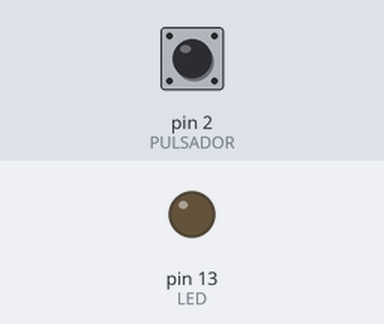
Bench run of a sketch on a simulated Arduino Uno, built with avr-gcc and run on an emulated ATmega328P. Parts: output pins drawn as LEDs (lit = HIGH). The inputs (shaded band) are chosen by the test bench; at power-on: pin 2 (PULSADOR) LOW.

Above: at 1.2 s.
1.3 s: pin 2 (PULSADOR) pulled HIGH for 0.15 s
At 2.4 s:
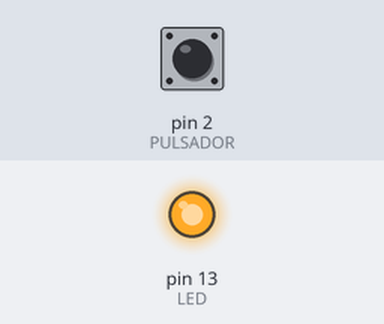
4.4 s: pin 2 (PULSADOR) pulled HIGH for 1 s
At 7.5 s:
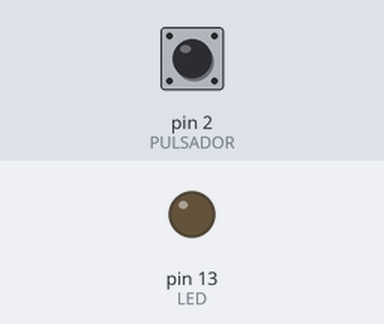
7.9 s: pin 2 (PULSADOR) pulled HIGH for 3.2 s
At 8.6 s:
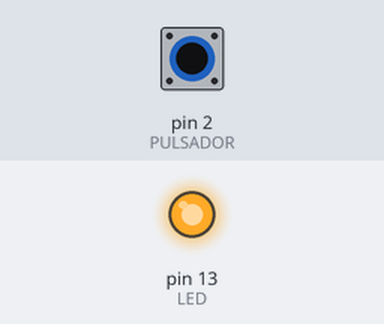
Timing chart, 0 to 11.4 s (numbered marks = the images above; inputs shaded):
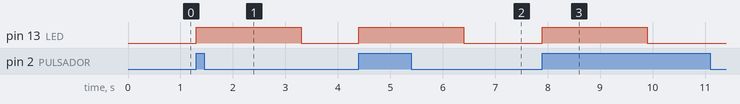

Measured:
- after the input at 1.3 s, pin 13 (LED): LOW → HIGH at once, → LOW 2.0 s later
- after the input at 4.4 s, pin 13 (LED): LOW → HIGH at once, → LOW 2.0 s later
- after the input at 7.9 s, pin 13 (LED): LOW → HIGH at once, → LOW 2.0 s later

The sketch:

interrupt.ino
```cpp
int LED = 13;
int PULSADOR = 2;
int interrup=0;

volatile bool estado = false;

void setup() {
  pinMode(LED, OUTPUT);
  pinMode(PULSADOR, INPUT);
  attachInterrupt(interrup,fun,RISING);

  //digitalWrite(LED, LOW);


}
void fun(){
  estado=true;
}

void loop() {
  if(estado==true){
  digitalWrite(LED,HIGH);
  delay(2000);
  digitalWrite(LED,LOW);
  estado=false;
  }


}
```
